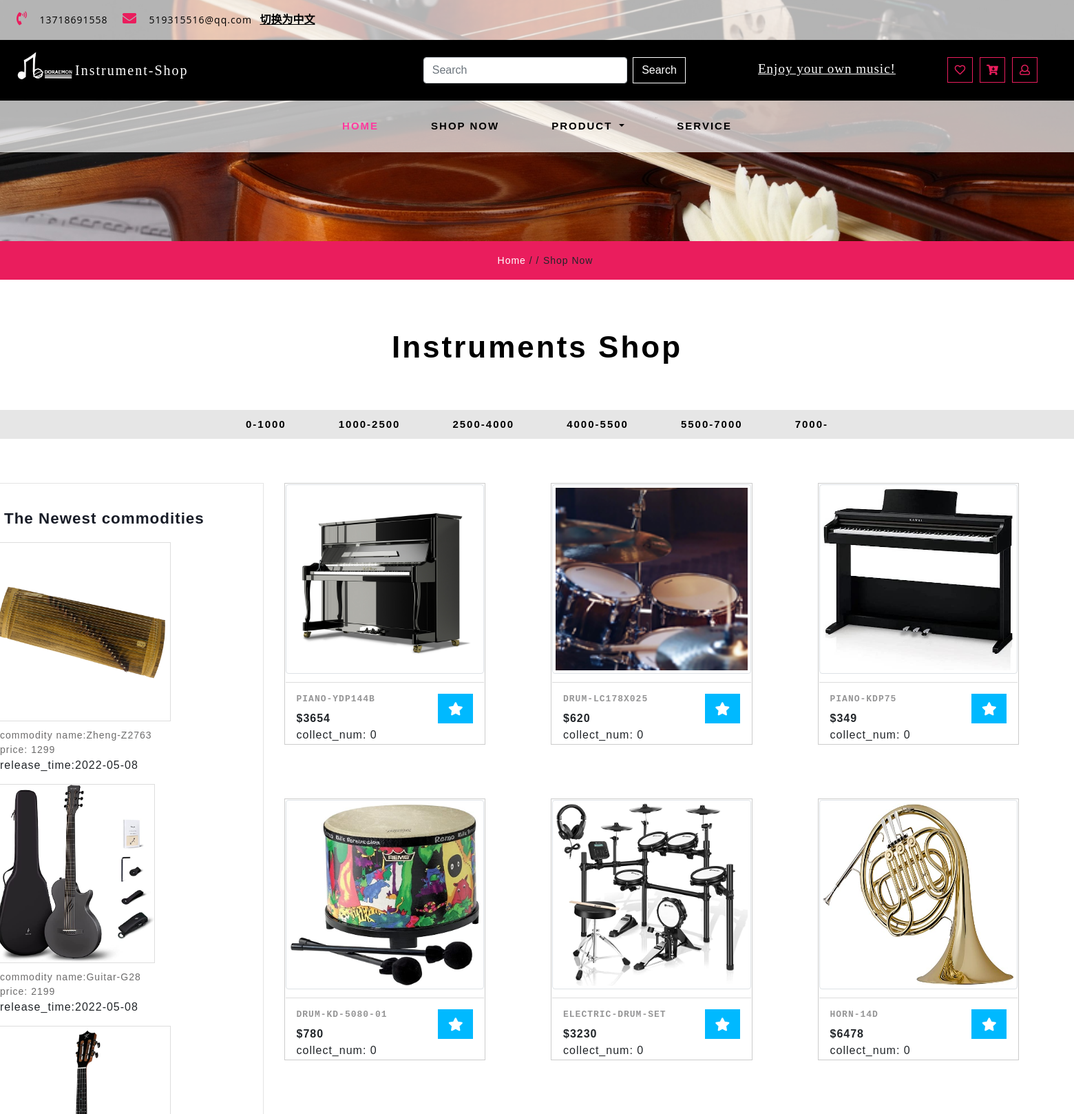
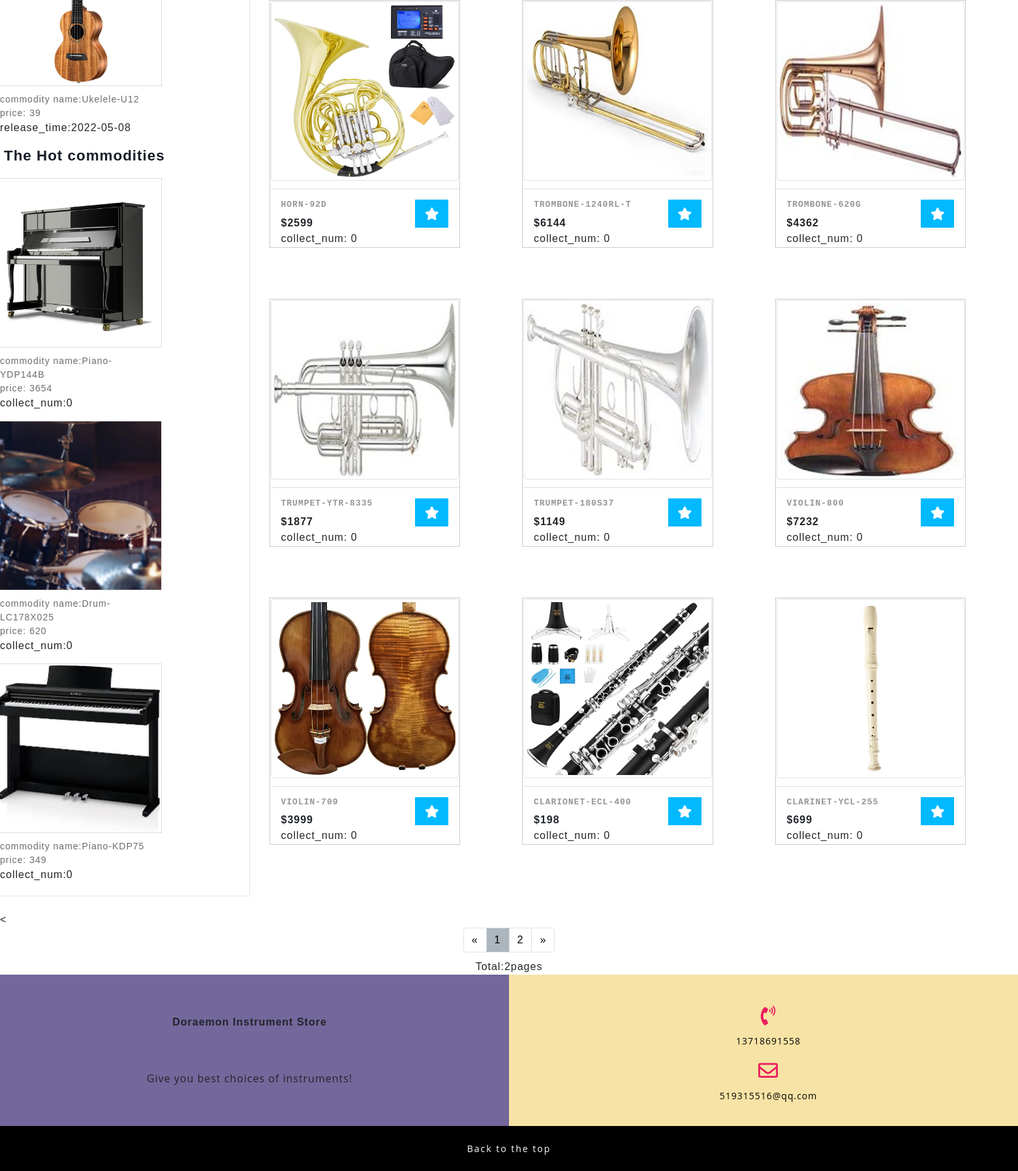
Page /shop on the committed database (2 pictures, top to bottom).
### app/models.py (models this page shows)
class Commodity(db.Model):
    __tablename__ = "commodity"
    __table_args__ = {'extend_existing': True}
    id = db.Column(db.Integer, primary_key=True, autoincrement=True)
    commodity_name = db.Column(db.String(32), nullable=False)
    release_time = db.Column(db.DateTime, default=datetime.now)
    cargo_quantity = db.Column(db.Integer, nullable=False)
    pic_path1 = db.Column(db.String(64), nullable=True)
    pic_path2 = db.Column(db.String(64), nullable=True)
    pic_path3 = db.Column(db.String(64), nullable=True)
    price = db.Column(db.Integer, nullable=False)
    introduction = db.Column(db.String(64), nullable=True)
    type = db.Column(db.String(32), nullable=False)
    collect_num = db.Column(db.Integer, default=0)
    is_collect = db.Column(db.Boolean, default=False, nullable=False)

### app/routes.py (the view, shortened to what this page needs)
@app.route('/shop', methods=['GET', 'POST'])
def shop():
    if islogined():
        authority = session.get('authority')
        user_icon = setIcon()
    else:
        authority = 0
        user_icon = 'NULL'
    print(session.get('price_section_start'))
    if session.get('price_section_start') is None:
        page = request.args.get('page', 1, type=int)
        commodities = Commodity.query.paginate(page, per_page=15, error_out=False)
        print(3)
        print(commodities)
    session.pop('price_section_start', None)
    session.pop('price_section_end', None)
    new_commodities = Commodity.query.order_by(Commodity.id.desc()).all()[0:3]
    collect_commodities = Commodity.query.order_by(Commodity.collect_num.desc()).all()[0:3]
    x = new_commodities
    user_id = session.get('uid')
    user = User.query.filter(User.id == user_id).first()
    for commodity in commodities.items:
        collections = Collections.query.filter_by(user_id=user_id, commodity_id=commodity.id).first()
        if collections:
            commodity.is_collected = True
        else:
            commodity.is_collected = False
    list = dict()
    for a in x:
        list[a.id] = a.release_time.strftime('%Y-%m-%d')
    return render_template('shop.html', islogin=islogined(), commodities=commodities, new_commodities=x,
                           types=all_type, type_value=all_type.values(), icon=user_icon, user_id=user_id,
                           authority=authority, collect_commodities=collect_commodities, list=list, user=user)

### app/functions.py (called while the page is built)
def islogined():
    if session.get('USERNAME'):
        return True
    else:
        return False

### app/templates/shop.html (shortened to what this page needs)
{% extends "base.html" %}
{% block content %}
    <link href="../static/css/paginationbar.css" rel='stylesheet' type='text/css' media="all">
    <link href="../static/css/bootstrap.min.css" rel="stylesheet" type="text/css" media="all">
    <link href="../static/css/fontawesome-all.min.css" rel="stylesheet" type="text/css" media="all">
    <link rel="stylesheet" href="../static/css/shop.css" type="text/css">
    <link rel="stylesheet" type="text/css" href="../static/css/jquery-ui1.css">
    <link href="../static/css/style.css" rel='stylesheet' type='text/css' media="all">
    <div class="inner_page-banner one-img">
    </div>
    <div class="using-border py-3">
        <div class="inner_breadcrumb  ml-4">
            <ul class="short_ls">
                <li>
                    <a href="index" class="i18n" contrastName="HOME">Home</a>
                    <span>/ /</span>
                </li>
                <li class="i18n" contrastName="SHOPNOW">Shop Now</li>
            </ul>
        </div>
    </div>
    <section class="contact py-lg-4 py-md-3 py-sm-3 py-3">
        <div class="container-fluid py-lg-5 py-md-4 py-sm-4 py-3">
            <h3 class="title text-center mb-lg-5 mb-md-4 mb-sm-4 mb-3 i18n" contrastName="INSTRUMENTS_SHOP">Instruments
                Shop</h3>
            <nav class="navbar navbar-expand-lg navbar-light">
                <div class="collapse navbar-collapse justify-content-center" id="navbarSupportedContent"
                     style="background: rgb(230,230,230)">
                    <ul class="navbar-nav ">
                        <li id="1">
                            <a class="nav-link" href="/change/1">0-1000</a>
                        </li>
                        <li id="2">
                            <a href="/change/2" class="nav-link">1000-2500</a>
                        </li>
                        <li id="3">
                            <a href="/change/3" class="nav-link">2500-4000</a>
                        </li>
                        <li id="4">
                            <a href="/change/4" class="nav-link">4000-5500</a>
                        </li>
                        <li id="5">
                            <a href="/change/5" class="nav-link">5500-7000</a>
                        </li>
                        <li id="6">
                            <a href="/change/6" class="nav-link">7000-</a>
                        </li>
                    </ul>
                </div>
            </nav>
        </div>
        <div class="row">
            <div class="side-bar col-lg-3">
                <div class="left-side">
                    <h3 class="agileits-sear-head i18n" contrastName="TNC">The Newest commodities</h3>
                    {% for commodity in new_commodities %}
                        <div class="row special-sec1">
                            <div class="col-xs-4 img-deals">
                                <img src="{{ commodity.pic_path1 }}" alt="" class="img-fluid">
                            </div>
                            <div class="col-xs-8 img-deal1">
                                <a href="single/{{ commodity.id }}">commodity
                                    name:{{ commodity.commodity_name }}</a><br>
                                <a href="single/{{ commodity.id }}">price: {{ commodity.price }}</a><br>
                                <span class="i18n"
                                      contrastName="RELEASE_TIME">release_time:</span><span>{{ list[ commodity.id ] }}</span>
                            </div>
                        </div>
                    {% endfor %}
                </div>
                <div class="deal-leftmk left-side">
                    <h3 class="agileits-sear-head i18n" contrastName="THC">The Hot commodities</h3>
                    {% for commodity in collect_commodities %}
                        <div class="row special-sec1">
                            <div class="col-xs-4 img-deals">
                                <img src="{{ commodity.pic_path1 }}" alt="" class="img-fluid">
                            </div>
                            <div class="col-xs-8 img-deal1">
                                <a href="single/{{ commodity.id }}">commodity
                                    name:{{ commodity.commodity_name }}</a><br>
                                <a href="single/{{ commodity.id }}">price: {{ commodity.price }}</a><br>
                                <span class="i18n"
                                      contrastName="COLLECT_NUM">collect_num:</span><span>{{ commodity.collect_num }}</span>
                            </div>
                        </div>
                    {% endfor %}
                </div>
            </div>
            <div class="left-ads-display col-lg-9">
                {% for commodity in commodities.items %}
                    <div class="row2">
                        <div class="col-lg-4 col-md-6 col-sm-6 product-men women_two">
                            <div class="product-toys-info">
                                <div class="men-pro-item">
                                    <div class="men-thumb-item">
                                        <img src="{{ commodity.pic_path1 }}" class="img-thumbnail img-fluid" alt="">
                                    </div>
                                    <div class="item-info-product">
                                        <div class="info-product-price">
                                            <div class="grid_meta">
                                                <div class="product_price">
                                                    <h4>
                                                        <a href="single/{{ commodity.id }}">{{ commodity.commodity_name }}</a>
                                                    </h4>
                                                    <div class="grid-price mt-2">
                                                        <span class="money ">${{ commodity.price }}</span><br>
                                                        <span class="i18n"
                                                              contrastName="COLLECT_NUM">collect_num:</span>
                                                        <span id="collect_num">{{ commodity.collect_num }}</span>
                                                    </div>
                                                </div>
                                            </div>
                                            <div class="toys single-item hvr-outline-out">
                                                {% if authority != 1 %}
                                                    <button id="button_collect{{ commodity.id }}"
                                                            class="toys-cart ptoys-cart"
                                                            {% if commodity.is_collected %}
                                                            style="background: rgb(255, 193, 7)"
                                                            {% else %}
                                                            style="background: #00b9ff"
                                                            {% endif %}
                                                            onclick=collect("{{ commodity.id }}")>
                                                        <i class="fas fa-star"></i>
                                                    </button>
                                                {% endif %}
                                            </div>
                                        </div>
                                    </div>
                                </div>
                            </div>
                        </div>
                    </div>
                {% endfor %}
            </div>
        </div>
    </section>
    <<ul class="pagination-nav">
        <li class="page-item-nav">
            {% if  not commodities.has_prev %}
                <a class="page-link-nav" href="/shop?page={{ commodities.page }}"
                   aria-label="Previous">
            {% endif %}
            <span aria-hidden="true">«</span>
            </a>
        </li>
        <li class="page-item-nav">
            <a class="page-link-nav"
               href="/shop?page={{ commodities. page }}"
               style="background: #adb5bd">{{ commodities. page }}</a>
        </li>
        {% if  commodities.has_next %}
            <li class="page-item-nav">
                <a class="page-link-nav"
                   href="/shop?page={{ commodities. page+1 }}">
                    {{ commodities. page+1 }}</a>
            </li>
        {% endif %}
        <li class="page-item-nav">
            {% if  commodities.has_next %}
                <a class="page-link-nav" href="/shop?page={{ commodities.page+1 }}"
                   aria-label="Next">
            {% endif %}
            <span aria-hidden="true">»</span>
            </a>
        </li>
    </ul>
    <ul style="display: flex;justify-content: center">
        <span class="i18n" contrastName="TOTAL2">Total: </span>{{ commodities.pages }} <span class="i18n"
                                                                                             contrastName="PAGES">pages</span>
    </ul>
    <section class="subscribe">
        <div class="container-fluid">
            <div class="row">
                <div class="col-lg-6 col-md-6 map-info-right px-0 text-center">
                    <div class="address-gried-2">
                        <b class="i18n" contrastName="DIS">Doraemon Instrument Store</b>
                        <p class="i18n" contrastName="GYBCOI">
                            Give you best choices of instruments!
                        </p>
                    </div>
                </div>
                <div class="col-lg-6 col-md-6 address-w3l-right text-center">
                    <div class="address-gried mt-3">
                        <span class="fas fa-phone-volume"></span>
                        <p> 13718691558<br></p>
                    </div>
                    <div class=" address-gried mt-3">
                        <span class="far fa-envelope"></span>
                        <p><a href="mailto:info@example.com">519315516@qq.com</a>
                        </p>
                    </div>
                </div>
            </div>
        </div>
    </section>
    <footer class="py-lg-4 py-md-3 py-sm-3 py-3 text-center">
        <div class="copy-agile-right">
            <p class="i18n" contrastName="BTTT">Back to the top</p>
        </div>
    </footer>
{% endblock %}

### app/static/css/paginationbar.css (style rules this page uses)
.page-link-nav { position: relative; display: block; padding: 0.5rem 0.75rem; margin-left: -1px; line-height: 1.25; color: black; background-color: #fff; border: 1px solid #dee2e6; }
.pagination-nav { display: -webkit-box; display: -ms-flexbox; display: flex; padding-left: 0; list-style: none; border-radius: 0.25rem; justify-content: center; margin-bottom: 10px; }
.page-item-nav:first-child .page-link-nav { margin-left: 0; border-top-left-radius: 0.25rem; border-bottom-left-radius: 0.25rem; }
.page-item-nav:last-child .page-link-nav { border-top-right-radius: 0.25rem; border-bottom-right-radius: 0.25rem; }

### app/static/css/shop.css (style rules this page uses)
.toys-cart { font-size: 1em; color: #fff; margin: 0; text-decoration: none; text-transform: capitalize; border: none; background: none; outline: none; -webkit-transition: .5s all; -moz-transition: .5s all; transition: .5s all; padding:5px 7px; }
.men-pro-item { position: relative; }
.img-deals img { width: 100%; border: 1px solid #ddd; }
span.money { font-size: 1em; font-weight: 700; }
.product-toys-info { border: 1px solid #ccc; padding: 1px; }
h3.agileits-sear-head { color: #181c27; margin-bottom: 20px; margin-left: 15px; font-size: 1.4em; font-weight: 600; }
.side-bar { max-width: 30%; padding: 20px 5px; border: 1px solid #e4e4e4; }
.product-men.women_two { margin-bottom: 12px; }
.left-side { margin-top: 18px; overflow: auto; }
.img-deal1 { padding: 0 .5em; margin-top: 10px; }
.img-deal1 a { font-size: 14px; color: #6d6c6c; }
.special-sec1 { margin-top: 15px; margin-left: 1px; margin-right: 1px; width: calc(100% - 130px); }
.men-thumb-item { text-align: center; position: relative; }
.item-info-product { text-align: center; }
.item-info-product h4 a { color: #080808; font-size: 15px; letter-spacing: 1px; text-transform: uppercase; font-weight: 700; }
.info-product-price { margin: 12px 0; }
.product-men img { width: 100%; height: 60%; }
.grid_meta { float: left; width: 80%; text-align: left; }
.info-product-price { margin: 12px 0; padding: 1em; border-top: 1px solid #ddd; }
button.toys-cart { font-size: 1.2em; color: #fff; border:none; text-align: center; border-left:none!important; background: none; background: #ea1d5d; width:20%; padding:12px 0px }
.product_price h4 a { color: #959596; font-size:13px; font-family: 'Inconsolata', monospace; }

### rows in the picture
Commodity: pic_path1 (picture), commodity_name "Zheng-Z2763", price "1299", release_time "2022-05-08"
Commodity: pic_path1 (picture), commodity_name "Guitar-G28", price "2199", release_time "2022-05-08"
Commodity: pic_path1 (picture), commodity_name "Ukelele-U12", price "39", release_time "2022-05-08"
Commodity: pic_path1 (picture), commodity_name "Piano-YDP144B", price "3654", collect_num "0", commodity_name "PIANO-YDP144B"
Commodity: pic_path1 (picture), commodity_name "Drum-LC178X025", price "620", collect_num "0", commodity_name "DRUM-LC178X025"
Commodity: pic_path1 (picture), commodity_name "Piano-KDP75", price "349", collect_num "0", commodity_name "PIANO-KDP75"
Commodity: pic_path1 (picture), commodity_name "DRUM-KD-5080-01", price "780", collect_num "0"
Commodity: pic_path1 (picture), commodity_name "ELECTRIC-DRUM-SET", price "3230", collect_num "0"
Commodity: pic_path1 (picture), commodity_name "HORN-14D", price "6478", collect_num "0"
Commodity: pic_path1 (picture), commodity_name "HORN-92D", price "2599", collect_num "0"
Commodity: pic_path1 (picture), commodity_name "TROMBONE-1240RL-T", price "6144", collect_num "0"
Commodity: pic_path1 (picture), commodity_name "TROMBONE-620G", price "4362", collect_num "0"
Commodity: pic_path1 (picture), commodity_name "TRUMPET-YTR-8335", price "1877", collect_num "0"
Commodity: pic_path1 (picture), commodity_name "TRUMPET-180S37", price "1149", collect_num "0"
Commodity: pic_path1 (picture), commodity_name "VIOLIN-800", price "7232", collect_num "0"
Commodity: pic_path1 (picture), commodity_name "VIOLIN-709", price "3999", collect_num "0"
Commodity: pic_path1 (picture), commodity_name "CLARIONET-ECL-400", price "198", collect_num "0"
Commodity: pic_path1 (picture), commodity_name "CLARINET-YCL-255", price "699", collect_num "0"

### other values in the picture
{{ commodities. page }} "1"
{{ commodities. page+1 }} "2"
{{ commodities.pages }} "2"
